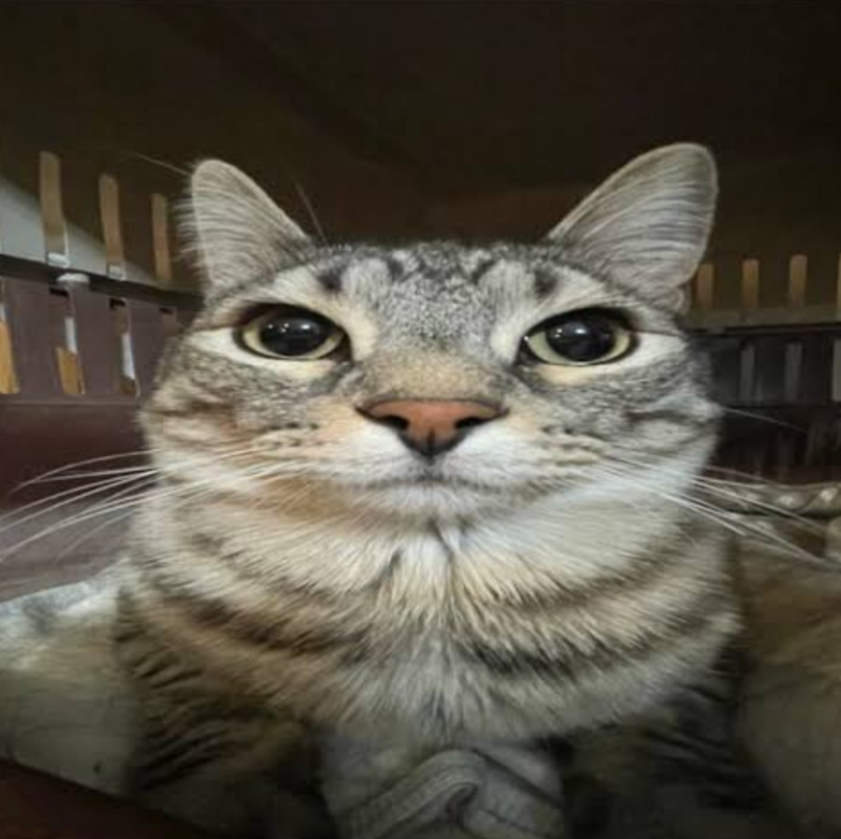
#> input picture Week 5/Lab 5/newcat.png, 841 x 839 px, shrunk from 1080 x 1077 before the run
$ jupyter execute Lab5_SharapovaElizabet240372.ipynb
#> lines starting #> are read from the running program, lines starting #| are printed output that depends on the picture
[cell 1]
import cv2
import numpy as np
import matplotlib.pyplot as plt
from skimage import exposure

## Part 1: Histogram Equalization (Grayscale)

[cell 2]
# Task 1
image = cv2.imread('newcat.png', cv2.IMREAD_GRAYSCALE)
#> image: shape (839, 841); min 2, max 246, mean 80.5

equalized_image = cv2.equalizeHist(image)

plt.figure(figsize=(12, 6))

plt.subplot(2, 2, 1)
plt.imshow(image, cmap='gray')
plt.title('Original Image')
plt.axis('off')

plt.subplot(2, 2, 2)
plt.hist(image.ravel(), 256, [0, 256], color='steelblue')
plt.title('Histogram (Original)')
plt.xlabel('Pixel Intensity')
plt.ylabel('Frequency')

plt.subplot(2, 2, 3)
plt.imshow(equalized_image, cmap='gray')
plt.title('Equalized Image')
plt.axis('off')

plt.subplot(2, 2, 4)
plt.hist(equalized_image.ravel(), 256, [0, 256], color='darkorange')
plt.title('Histogram (Equalized)')
plt.xlabel('Pixel Intensity')
plt.ylabel('Frequency')

plt.suptitle('Task 1 — Grayscale Histogram Equalization', fontsize=14, fontweight='bold')
plt.tight_layout()
plt.show()
#> figure, not shown here; panel 2: tallest bar 28530 high, from x = 26 to 27; panel 4: tallest bar 28530 high, from x = 53 to 54

## Part 2: Histogram Equalization on Color Images

[cell 3]
# Task 2
color_image = cv2.imread('newcat.png')
#> color_image is the input picture: shape (839, 841, 3); mean B, G, R 69.2, 80.9, 85.7

(b, g, r) = cv2.split(color_image)
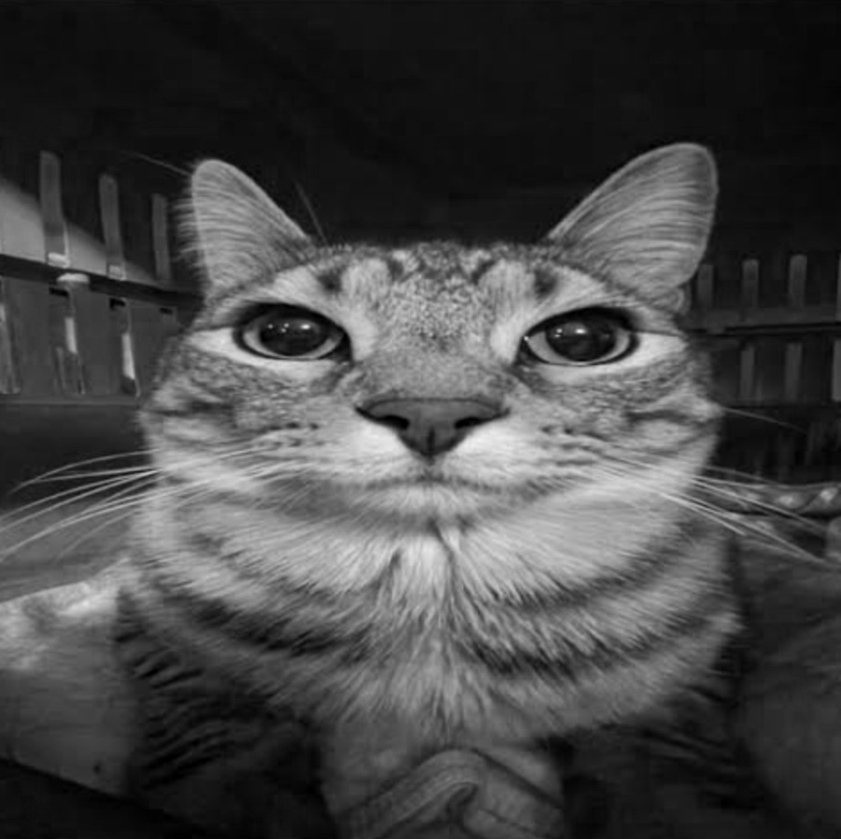
#> b: shape (839, 841); min 0, max 241, mean 69.2

equalized_b = cv2.equalizeHist(b)
equalized_g = cv2.equalizeHist(g)
equalized_r = cv2.equalizeHist(r)
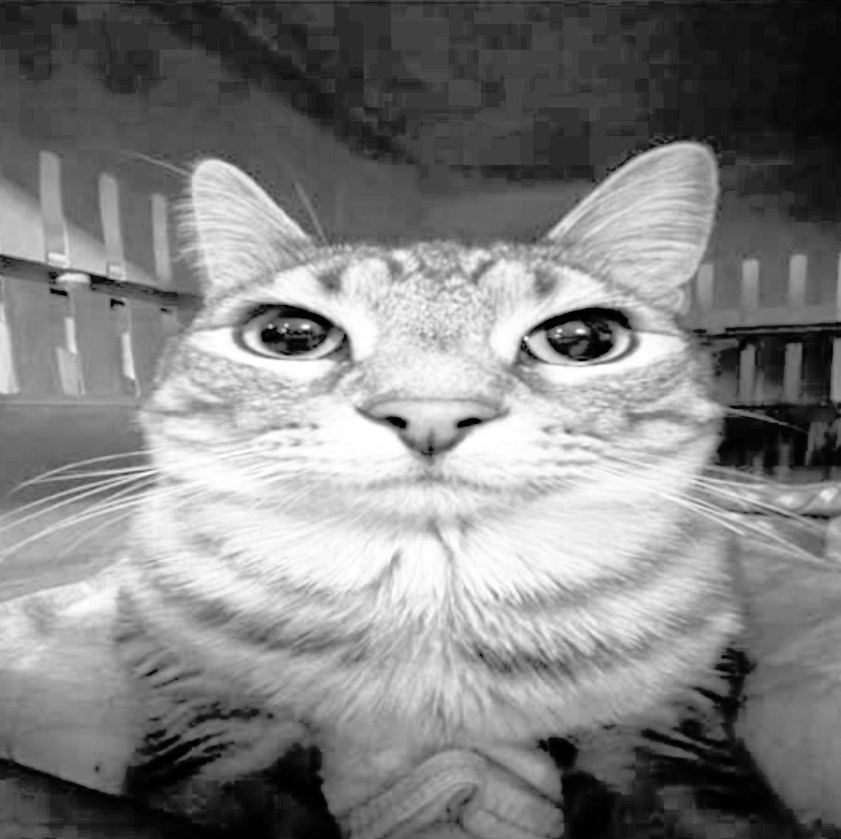
#> equalized_r: shape (839, 841); min 0, max 255, mean 128.7

equalized_color_image = cv2.merge([equalized_b, equalized_g, equalized_r])
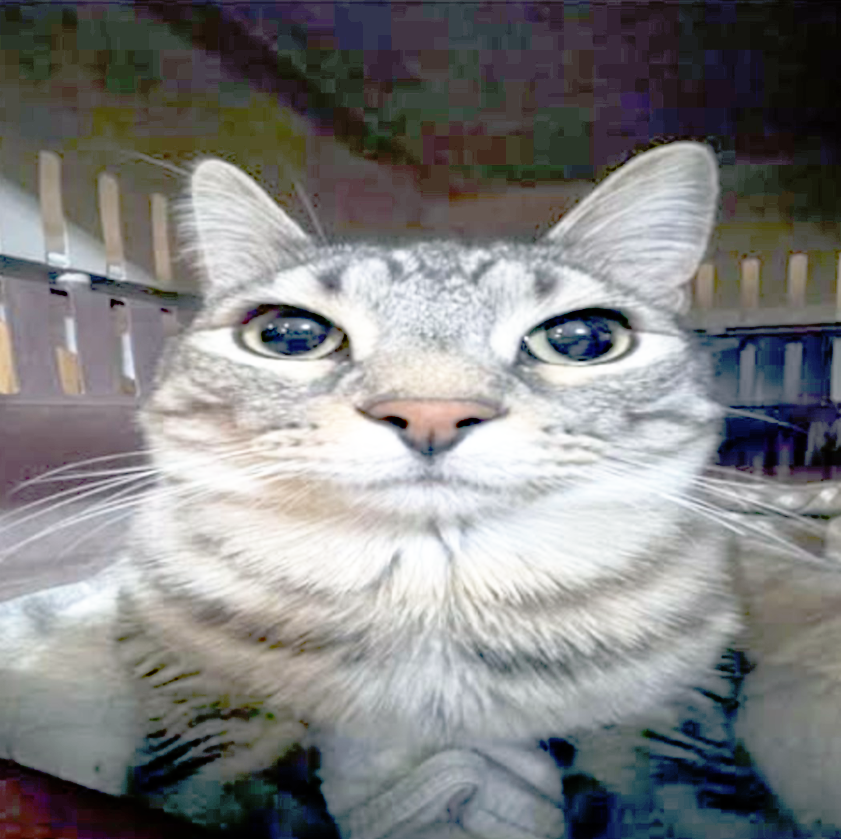
#> equalized_color_image: shape (839, 841, 3); mean B, G, R 129, 128.7, 128.7

fig, axes = plt.subplots(2, 3, figsize=(15, 8))

axes[0, 0].imshow(cv2.cvtColor(color_image, cv2.COLOR_BGR2RGB))
axes[0, 0].set_title('Original Color Image')
axes[0, 0].axis('off')

axes[0, 1].imshow(cv2.cvtColor(equalized_color_image, cv2.COLOR_BGR2RGB))
axes[0, 1].set_title('Equalized Color Image')
axes[0, 1].axis('off')

colors = [('Blue', b, equalized_b, 'blue'),
          ('Green', g, equalized_g, 'green'),
          ('Red',   r, equalized_r, 'red')]

for idx, (name, orig_ch, eq_ch, col) in enumerate(colors):
    ax = axes[1, idx]
    ax.hist(orig_ch.ravel(), 256, [0, 256], alpha=0.5, label='Original', color=col)
    ax.hist(eq_ch.ravel(),   256, [0, 256], alpha=0.5, label='Equalized', color='gray')
    ax.set_title(f'{name} Channel Histogram')
    ax.legend(fontsize=8)
#> this loop made 3 passes
#> (name, col) on passes 1 to 3: ('Blue', 'blue'), ('Green', 'green'), ('Red', 'red')

axes[0, 2].axis('off')

plt.suptitle('Task 2 — Color Histogram Equalization', fontsize=14, fontweight='bold')
plt.tight_layout()
plt.show()
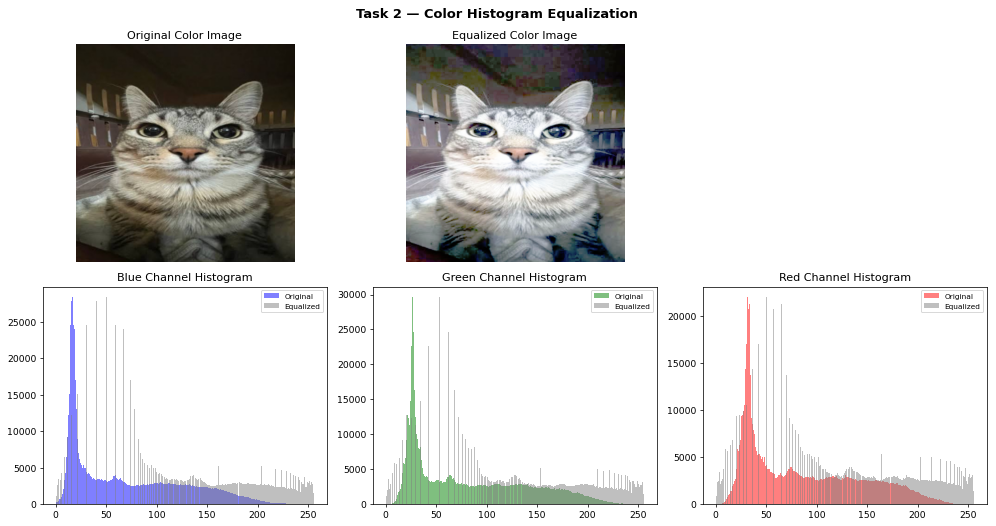
#> figure drawn by matplotlib, 5 panels; panel 3: tallest bar 28409 high, from x = 16 to 17; panel 3: tallest bar 28409 high, from x = 50 to 51; panel 4: tallest bar 29644 high, from x = 26 to 27; panel 4: tallest bar 29644 high, from x = 53 to 54

## Part 3: Histogram Matching (Specification)

[cell 4]
# Task 3
image_source = cv2.imread('newcat.png', cv2.IMREAD_GRAYSCALE)

image_target = np.clip(image_source.astype(np.int32) + 80, 0, 255).astype(np.uint8)
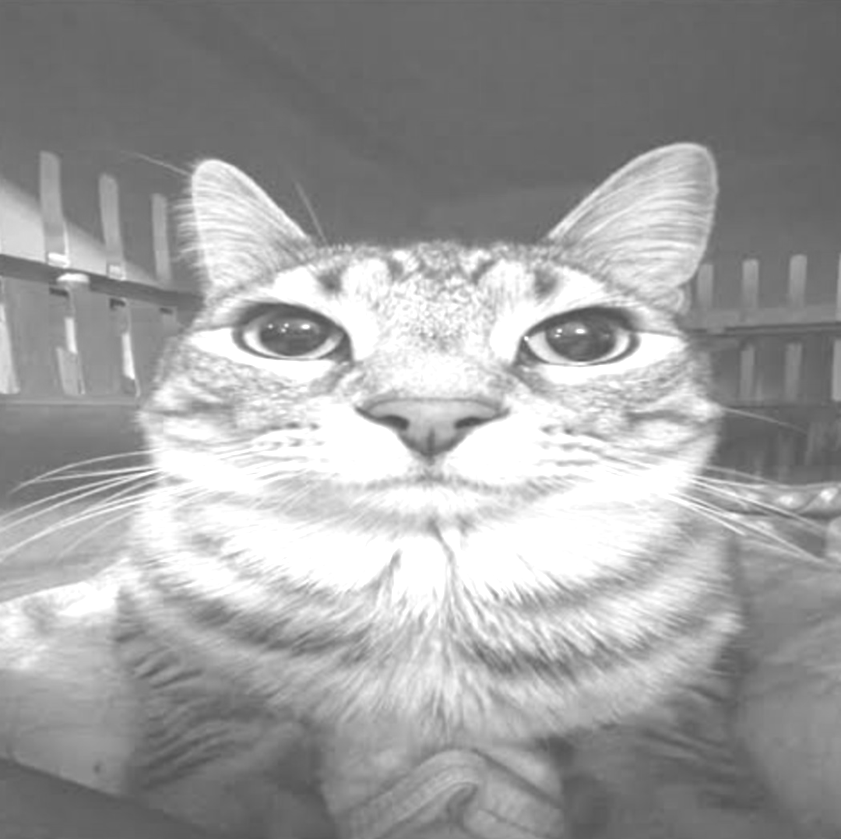
#> image_target: shape (839, 841); min 82, max 255, mean 159

matched_image = exposure.match_histograms(image_source, image_target)
matched_image = matched_image.astype(np.uint8)

plt.figure(figsize=(15, 8))

titles = ['Source Image', 'Histogram (Source)',
          'Target Image', 'Histogram (Target)',
          'Matched Image', 'Histogram (Matched)']
images = [image_source, None, image_target, None, matched_image, None]
hists  = [None, image_source, None, image_target, None, matched_image]
hist_colors = ['steelblue', 'green', 'darkorange']

positions = [1, 2, 4, 5, 7, 8]
img_list  = [image_source, image_target, matched_image]

for i, (img, pos) in enumerate(zip(img_list, [1, 4, 7])):
    plt.subplot(3, 3, pos)
    plt.imshow(img, cmap='gray')
    plt.title(['Source Image', 'Target Image', 'Matched Image'][i])
    plt.axis('off')

    plt.subplot(3, 3, pos + 1)
    plt.hist(img.ravel(), 256, [0, 256], color=hist_colors[i])
    plt.title(['Histogram (Source)', 'Histogram (Target)', 'Histogram (Matched)'][i])
#> this loop made 3 passes
#> pos on passes 1 to 3: 1, 4, 7

plt.suptitle('Task 3 — Histogram Matching', fontsize=14, fontweight='bold')
plt.tight_layout()
plt.show()
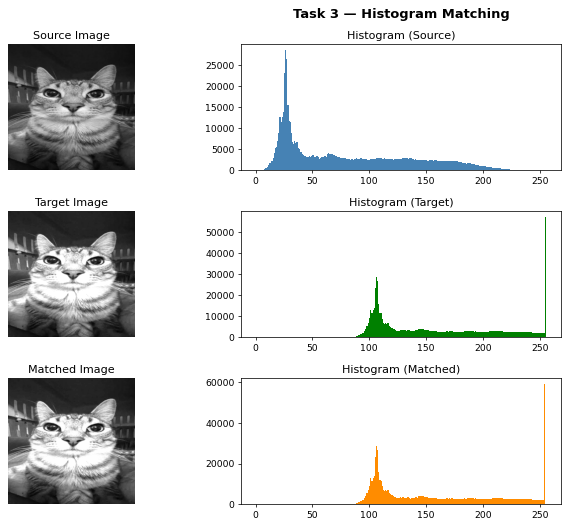
#> figure drawn by matplotlib, 6 panels; panel 2: tallest bar 28530 high, from x = 26 to 27; panel 4: tallest bar 56975 high, from x = 255 to 256; panel 6: tallest bar 59101 high, from x = 254 to 255

## Part 4: Combining Histogram Equalization and Matching

[cell 5]
# Task 4
source = cv2.imread('newcat.png', cv2.IMREAD_GRAYSCALE)
target = np.clip(source.astype(np.int32) + 80, 0, 255).astype(np.uint8)  # synthetic target

# Step 1: Equalize the source
equalized = cv2.equalizeHist(source)

# Step 2: Match equalized image to target
eq_matched = exposure.match_histograms(equalized, target).astype(np.uint8)

# Display all four stages
fig, axes = plt.subplots(2, 4, figsize=(18, 8))

stage_imgs = [source, equalized, target, eq_matched]
stage_names = ['Original Source', 'After Equalization', 'Target Image', 'Equalized + Matched']
stage_cols = ['steelblue', 'darkorange', 'green', 'purple']

for i, (img, name, col) in enumerate(zip(stage_imgs, stage_names, stage_cols)):
    axes[0, i].imshow(img, cmap='gray')
    axes[0, i].set_title(name)
    axes[0, i].axis('off')

    axes[1, i].hist(img.ravel(), 256, [0, 256], color=col)
    axes[1, i].set_title(f'Histogram — {name}')
#> this loop made 4 passes

plt.suptitle('Task 4 — Equalization + Matching Combined', fontsize=14, fontweight='bold')
plt.tight_layout()
plt.show()
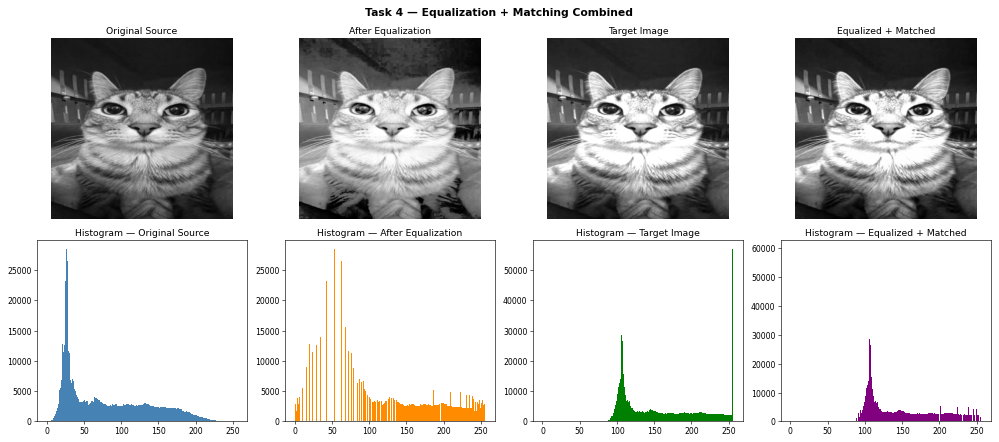
#> figure drawn by matplotlib, 8 panels; panel 5: tallest bar 28530 high, from x = 26 to 27; panel 6: tallest bar 28530 high, from x = 53 to 54; panel 7: tallest bar 56975 high, from x = 255 to 256; panel 8: tallest bar 59855 high, from x = 254 to 255
